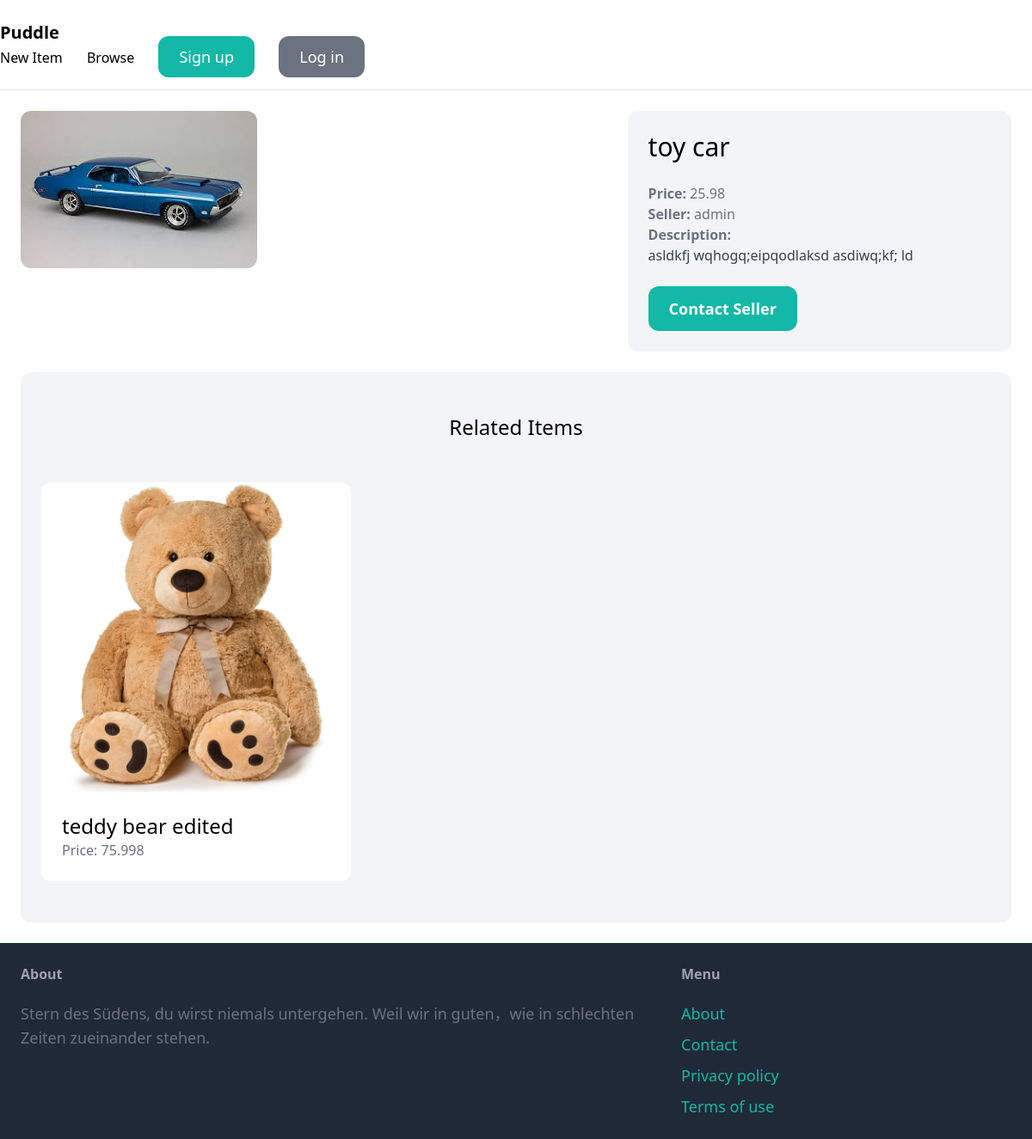
Screenshot of /items/3/ with the database file from the repository.
### item/models.py (models this page shows, shortened)
class Item(models.Model):
    category = models.ForeignKey(Category, related_name='item', on_delete=models.CASCADE)
    name = models.CharField(max_length=255)
    description = models.TextField(blank=True, null=True)
    price = models.FloatField()
    image = models.ImageField(upload_to='item_images', blank=True, null=True)
    is_sold = models.BooleanField(default=False)
    created_by = models.ForeignKey(User, related_name='items', on_delete=models.CASCADE)
    created_at = models.DateField(auto_now_add=True)

### item/views.py (the view)
# urls.py: path('<int:pk>/', views.detail, name='detail'),
def detail(request, pk):
    item = get_object_or_404(Item, pk=pk)
    related_items = Item.objects.filter(category=item.category, is_sold=False).exclude(pk=pk)[0:3]
    return render(request, 'item/detail.html', {
        'item': item,
        'related_items': related_items
    })

### item/templates/item/detail.html (shortened to what this page needs)
{% extends 'core/base.html' %}
{% block content %}
<div class="grid grid-cols-5 gap-6">
    <div class="col-span-3">
        <img src="{{ item.image.url }}" class="rounded-xl">
    </div>
    <div class="col-span-2 p-6 bg-gray-100 rounded-xl">
        <h1 class="mb-6 text-3xl">{{ item.name }}</h1>
        <p class="text-gray-500"><strong>Price: </strong>{{ item.price }}</p>
        <p class="text-gray-500"><strong>Seller: </strong>{{ item.created_by.username }}</p>
        {% if item.description%}
            <p class="text-gray-700">
                <strong class="text-gray-500">Description:</strong><br>
                {{ item.description }}
            </p>
        {% endif %}
        {% if request.user == item.created_by %}
            <div class="mt-6 p-6 bg-white rounded-xl">
                <p>This is your item!</p>
                <a href="{% url 'item:edit' item.id %}" class="inline-block mt-6 px-6 py-3 text-lg font-semibold bg-teal-500 text-white rounded-xl">Edit</a>
                <a href="{% url 'item:delete' item.id %}" class="inline-block mt-6 px-6 py-3 text-lg font-semibold bg-red-500 text-white rounded-xl">Delete</a>
            </div>
        {% else %}
            <a href="{% url 'conversation:new' item.id %}" class="inline-block mt-6 px-6 py-3 text-lg font-semibold bg-teal-500 text-white rounded-xl hover:bg-teal-700">Contact Seller</a>
        {% endif %}
    </div>
</div>
<div class="mt-6 px-6 py-12 bg-gray-100 rounded-xl">
    <h2 class="mb-12 text-2xl text-center">Related Items</h2>
    <div class="grid grid-cols-3 gap-3">
        {% for item in related_items %}
        <div>
            <a href="{% url 'item:detail' item.id %}">
                <div>
                    <img src ="{{ item.image.url }}" class="rounded-t-xl">
                </div>
                <div class="p-6 bg-white rounded-b-xl">
                    <h2 class="text-2xl">{{ item.name }}</h2>
                    <p class="text-gray-500">Price: {{ item.price }}</p>
                </div>
            </a>
        </div>
        {% endfor %}
    </div>
</div>
{% endblock %}

### rows the page displays
Item: image (picture), name "toy car", price "25.98", created_by.username "admin", description "asldkfj wqhogq;eipqodlaksd asdiwq;kf; ld"
Item: image (picture), name "teddy bear edited", price "75.998"
